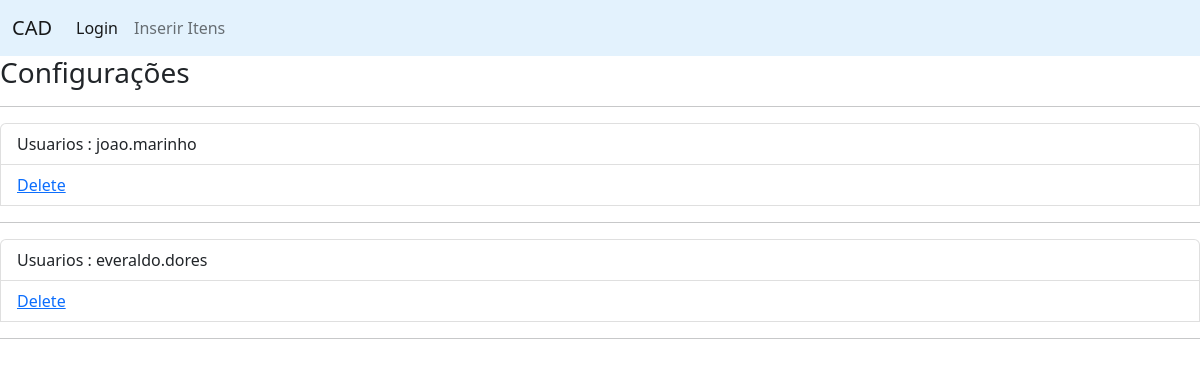
The app's page /settings, older data.
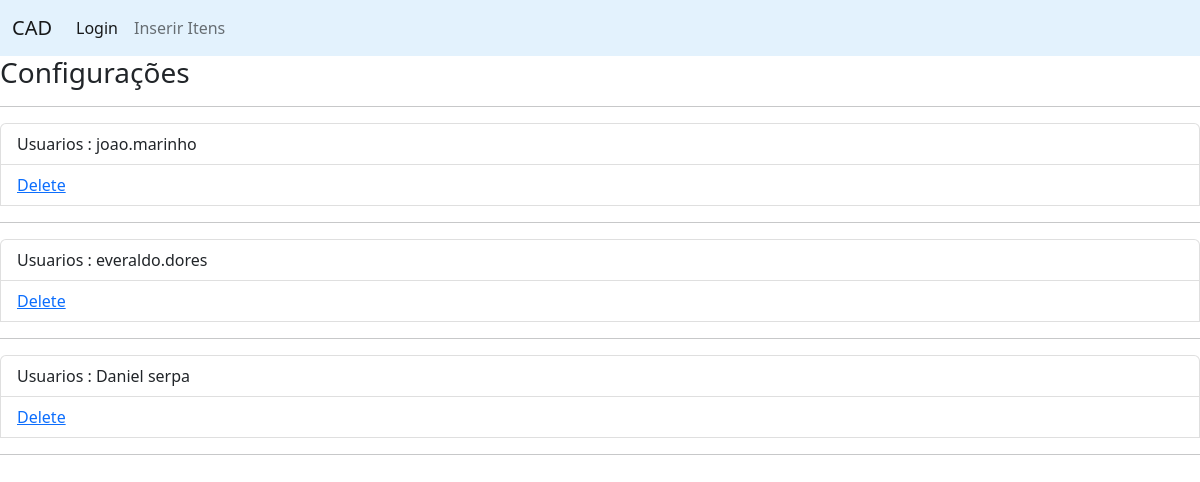
The same page, newer data.
### app.py (models this page shows, shortened)
class User(db.Model):
    __tablename__ = 'usuarios'
    id = db.Column(db.Integer, primary_key=True)
    nome_completo = db.Column(db.String(255), nullable=False)
    login = db.Column(db.String(84), nullable=False, unique=True, index=True)
    password = db.Column(db.String(255), nullable=False)

### app.py (the view)
@app.route("/settings", methods=["GET", "POST"])
def settings():
    usuarios = User.query.all()
    return render_template("settings.html",usuarios=usuarios)

### templates/settings.html (shortened to what this page needs)
<!DOCTYPE html>
<html lang="pt-br">
<head>
    <link rel="stylesheet" href="https://cdn.jsdelivr.net/npm/bootstrap@5.2.3/dist/css/bootstrap.min.css">
    <link rel="stylesheet" href="{{url_for('static', filename='style.css')}}">
</head>
<body>
    <nav class="navbar navbar-expand-lg "style="background-color: #e3f2fd;">
        <div class="container-fluid">
          <a class="navbar-brand" href="">CAD</a>
          <div class="collapse navbar-collapse" id="navbarSupportedContent">
            <ul class="navbar-nav me-auto mb-2 mb-lg-0">
                <li class="nav-item">
                    <a class="nav-link active" aria-current="page" href="{{url_for('login')}}">Login</a>
                </li>
                <li class="nav-item">
                    <a class="nav-link" href="{{url_for('cadastro')}}">Inserir Itens</a>
                </li>
            </ul>
          </div>
        </div>
    </nav>
    <div>
        <h3>Configurações</h3>
        <hr>
        {% for User in usuarios %}
          <ul class="list-group">
              <li class="list-group-item"><a href=""></a> Usuarios : {{User.login}}</li>
              <li class="list-group-item"><a href="{{url_for('delete_users', id=User.id)}}">Delete</a></li>
              <hr>
          </ul>
        {% endfor %}
    </div>
</body>
</html>

Row changes from the older to the newer data that the page shows:
added User: login "Daniel serpa"
